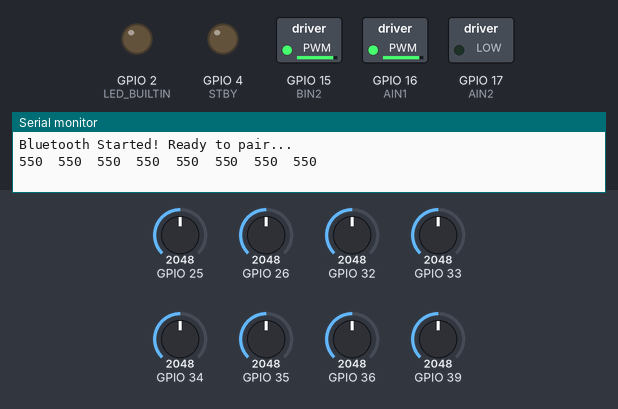
Recording of a sketch running on a simulated ESP32. Parts: switched loads named in the sketch (green lamp = pin HIGH), output pins drawn as LEDs (lit = HIGH), the last lines printed to the serial monitor. Inputs (shaded band) come from the test bench; at power-on: GPIO 25 = 2048, GPIO 39 = 2048, GPIO 32 = 2048, GPIO 33 = 2048, GPIO 34 = 2048, GPIO 26 = 2048, GPIO 35 = 2048, GPIO 36 = 2048. Nothing arrives over Bluetooth unless stated.

Above: at 12.7 s.
12.8 s: GPIO 25 set to 1053
14.3 s: GPIO 25 set to 936
At 15.0 s:
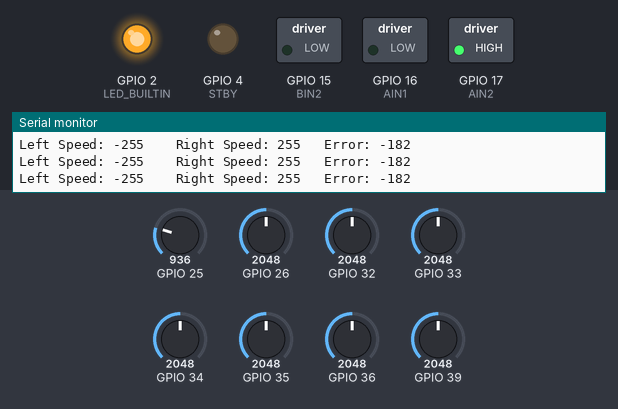
15.8 s: GPIO 39 set to 1228
At 16.1 s:
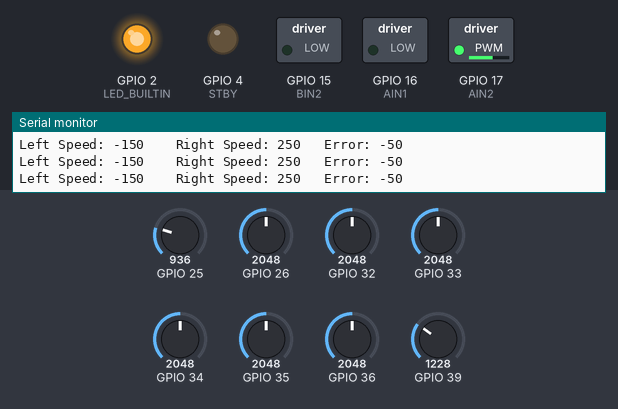
17.3 s: GPIO 32 set to 2866
At 18.4 s:
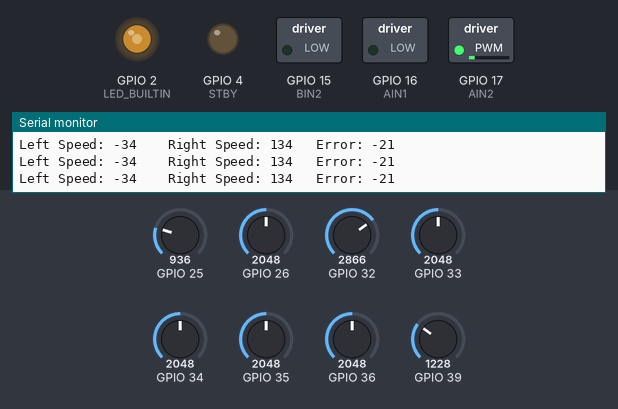
18.8 s: GPIO 33 set to 2866
At 19.5 s:
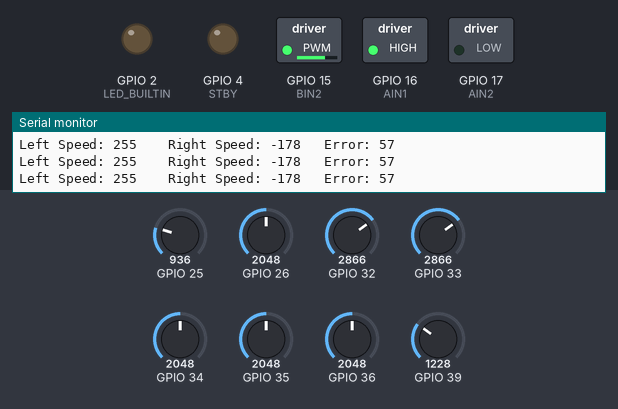
20.3 s: GPIO 34 set to 2866
At 20.6 s:
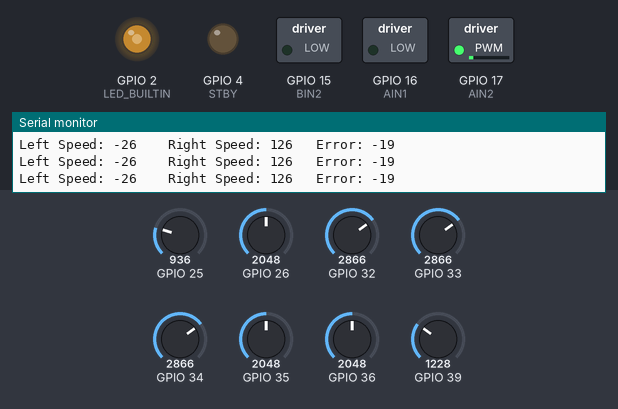
Timing chart, 0 to 22.8 s (numbered marks = the images above; inputs shaded):
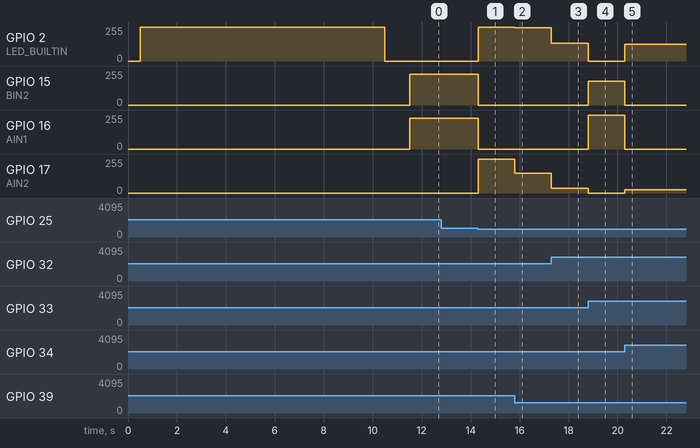

Measured:
- the behaviour switches between 1003 and 1002 on GPIO 25 (found by bisection; images 0 and 1)
- after the input at 12.8 s, every drawn part: stays the same
- after the input at 14.3 s, GPIO 2 (LED_BUILTIN), GPIO 17 (AIN2): 0/255 → 255/255 at once; GPIO 15 (BIN2), GPIO 16 (AIN1): 230/255 → 0/255 at once
- after the input at 15.8 s, GPIO 2 (LED_BUILTIN): 255/255 → 250/255 at once; GPIO 17 (AIN2): 255/255 → 150/255 at once
- after the input at 17.3 s, GPIO 2 (LED_BUILTIN): 250/255 → 134/255 at once; GPIO 17 (AIN2): 150/255 → 34/255 at once
- after the input at 18.8 s, GPIO 2 (LED_BUILTIN): 134/255 → 0/255 at once; GPIO 15 (BIN2): 0/255 → 178/255 at once; GPIO 16 (AIN1): 0/255 → 255/255 at once; GPIO 17 (AIN2): 34/255 → 0/255 at once
- after the input at 20.3 s, GPIO 2 (LED_BUILTIN): 0/255 → 126/255 at once; GPIO 15 (BIN2): 178/255 → 0/255 at once; GPIO 16 (AIN1): 255/255 → 0/255 at once; GPIO 17 (AIN2): 0/255 → 26/255 at once

The sketch:

TwLineFollower.ino
```cpp
#include <QTRSensors.h>
#include "BluetoothSerial.h"

#if !defined(CONFIG_BT_ENABLED) || !defined(CONFIG_BLUEDROID_ENABLED)
#error Bluetooth is not enabled! Please run `make menuconfig` to and enable it
#endif

#define LED_BUILTIN 2

#define AIN1 16  // Left Motor
#define AIN2 17
#define BIN1 2   // Right Motor
#define BIN2 15
#define STBY 4   // Standby pin

// Optional button pins (if you want to implement them)
#define CALIBRATE_BTN 22
#define START_BTN 23

const int offsetA = 1;
const int offsetB = 1;

// Initializing motors.  The library will allow you to initialize as many
// motors as you have memory for.  If you are using functions like forward
// that take 2 motors as arguements you can either write new functions or
// call the function more than once.

QTRSensors qtr;
BluetoothSerial SerialBT;

// Update sensor count constant
const uint8_t SensorCount = 8;  // Changed from 5 to 8 sensors
uint16_t sensorValues[SensorCount];
int threshold[SensorCount];

float Kp = 40;
float Ki = 0;
float Kd = 0;

uint8_t multiP = 1;
uint8_t multiI  = 1;
uint8_t multiD = 1;
uint8_t Kpfinal;
uint8_t Kifinal;
uint8_t Kdfinal;
float Pvalue;
float Ivalue;
float Dvalue;

boolean onoff = false;

int val, cnt = 0, v[3];

uint16_t position;
int P, D, I, previousError, PIDvalue, error;
int lsp, rsp;
int lfspeed = 50;

void setup()
{
  // configure the sensors
  qtr.setTypeAnalog();
  qtr.setSensorPins((const uint8_t[]){26, 25, 33, 32, 35, 34, 39, 36}, SensorCount); // Changed to 8 sensors
  qtr.setEmitterPin(27); // Add emitter pin configuration

  delay(500);
  pinMode(LED_BUILTIN, OUTPUT);
  digitalWrite(LED_BUILTIN, HIGH); // turn on Arduino's LED to indicate we are in calibration mode

  Serial.begin(115200);
  SerialBT.begin();
  Serial.println("Bluetooth Started! Ready to pair...");
  // analogRead() takes about 0.1 ms on an AVR.
  // 0.1 ms per sensor * 4 samples per sensor read (default) * 6 sensors
  // * 10 reads per calibrate() call = ~24 ms per calibrate() call.
  // Call calibrate() 400 times to make calibration take about 10 seconds.
  for (uint16_t i = 0; i < 400; i++)
  {
    qtr.calibrate();
  }
  digitalWrite(LED_BUILTIN, LOW); // turn off Arduino's LED to indicate we are through with calibration

  // print the calibration minimum values measured when emitters were on

  for (uint8_t i = 0; i < SensorCount; i++)
  {
    threshold[i] = (qtr.calibrationOn.minimum[i] + qtr.calibrationOn.maximum[i])/2;
    Serial.print(threshold[i]);
    Serial.print("  ");
  }
  Serial.println();

  delay(1000);
  pinMode(STBY, OUTPUT);
}

void loop()
{
  if (SerialBT.available()){
    while(SerialBT.available() == 0);
    valuesread();
    processing();
  }
  if (onoff == true){
    digitalWrite(STBY, HIGH);
  }
  else if(onoff == false){
    digitalWrite(STBY, LOW); // Disable standby to turn off motors
  }
  robot_control();
}
void robot_control() {
  position = qtr.readLineBlack(sensorValues);
  error = 3500 - position;  // Changed from 2000 to 3500 for 8 sensors

  // Update all-black line detection condition for 8 sensors
  while(sensorValues[0]>=980 && sensorValues[1]>=980 &&
        sensorValues[2]>=980 && sensorValues[3]>=980 &&
        sensorValues[4]>=980 && sensorValues[5]>=980 &&
        sensorValues[6]>=980 && sensorValues[7]>=980) {
    if(previousError>0){       //Turn left if the line was to the left before
      motor_drive(-230,230);
    }
    else{
      motor_drive(230,-230); // Else turn right
    }
    position = qtr.readLineBlack(sensorValues);
  }

  PID_Linefollow(error);
}
void PID_Linefollow(int error){
    P = error;
    I = I + error;
    D = error - previousError;

    Pvalue = (Kp/pow(10,multiP))*P;
    Ivalue = (Ki/pow(10,multiI))*I;
    Dvalue = (Kd/pow(10,multiD))*D;

    float PIDvalue = Pvalue + Ivalue + Dvalue;
    previousError = error;

    lsp = lfspeed + PIDvalue;
    rsp = lfspeed - PIDvalue;

    lsp = constrain(lsp, -255, 255);
    rsp = constrain(rsp, -255, 255);

    motor_drive(lsp , rsp);

    Serial.print("Left Speed: ");
    Serial.print(lsp);
    Serial.print("\t  Right Speed: ");
    Serial.print(rsp);
    Serial.print("\t Error: ");
    Serial.println(error);

  }
//This void delimits each instruction.
//The  Arduino knows that for each instruction it will receive 2 bytes.
void valuesread()  {
  val = SerialBT.read();
  cnt++;
  v[cnt] = val;
  if (cnt == 2)
    cnt = 0;
}

//In this void the the 2 read values are assigned.
void  processing() {
  int a = v[1];
  if (a == 1) {
    Kp = v[2];
    Serial.print("Kp: ");
    Serial.println(Kp);
  }
  if (a == 2) {
    multiP = v[2];
    Serial.print("multiP: ");
    Serial.println(multiP);
  }
  if (a == 3) {
    Ki = v[2];
    Serial.print("Ki: ");
    Serial.println(Ki);
  }
  if (a == 4) {
    multiI = v[2];
    Serial.print("multiI: ");
    Serial.println(multiI);
  }
  if (a == 5) {
    Kd  = v[2];
    Serial.print("Kd: ");
    Serial.println(Kd);
  }
  if (a == 6) {
    multiD = v[2];
    Serial.print("multiD: ");
    Serial.println(multiD);
  }
  if (a == 7)  {
    onoff = v[2];
    Serial.print("onoff: ");
    Serial.println(onoff);
  }
}
void motor_drive(int left, int right){
  if (left > 0) {
    analogWrite(AIN1, left);
    analogWrite(AIN2, 0);
  } else {
    analogWrite(AIN1, 0);
    analogWrite(AIN2, abs(left));
  }

  // Right motor
  if (right > 0) {
    analogWrite(BIN1, right);
    analogWrite(BIN2, 0);
  } else {
    analogWrite(BIN1, 0);
    analogWrite(BIN2, abs(right));
  }
}
```
